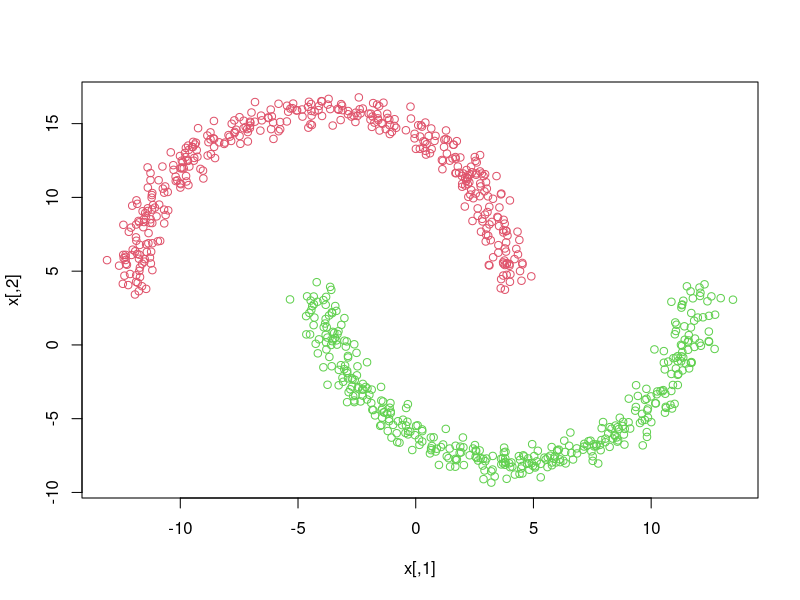

This chart was generated by the following R code:
rm(list=ls())
graphics.off()


nb_points <- 400
dimension <- 2
sigma <- 0.5

#Generating the angles
x1 <- runif(nb_points, 0, pi) #First moon angles
x2 <- runif(nb_points, pi, 2 * pi) #Second moon angles
  
  
#Generating our points
c1 <- cbind(8 * cos(x1) - 4 + rnorm(nb_points) * sigma, 12 * sin(x1) - 4 + rnorm(nb_points) * sigma + 8)
c2 <- cbind(8 * cos(x2) + 4  + rnorm(nb_points) * sigma, 12 * sin(x2) + 4 + rnorm(nb_points) * sigma)
  
#Labelling crescents
c1 <- cbind(c1, 1)
c2 <- cbind(c2, 2)
  
#Adding cressents in the dataset
x <- rbind(c1,c2)
  
save(x, file= "C:\\Users\\maeli\\Documents\\INSA\\4A\\Taltech\\data_mining\\part2_perso\\data_moon.RData")
plot(x, col=x[,3]+1)